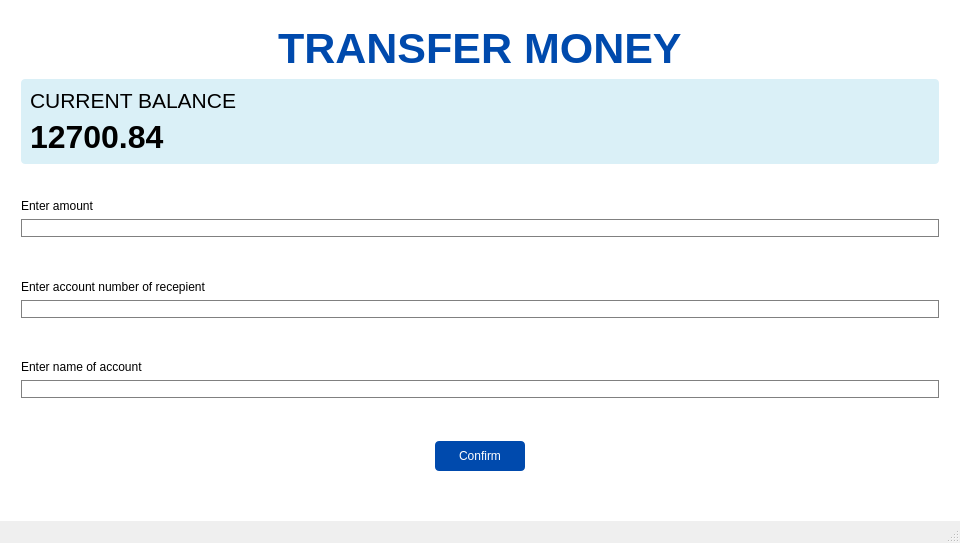
<?xml version="1.0" encoding="UTF-8"?>
<ui version="4.0">
 <class>MainWindow</class>
 <widget class="QMainWindow" name="MainWindow">
  <property name="geometry">
   <rect>
    <x>0</x>
    <y>0</y>
    <width>960</width>
    <height>543</height>
   </rect>
  </property>
  <property name="windowTitle">
   <string>MainWindow</string>
  </property>
  <widget class="QWidget" name="centralwidget">
   <property name="styleSheet">
    <string notr="true">background: #ffffff;</string>
   </property>
   <layout class="QHBoxLayout" name="horizontalLayout">
    <item>
     <widget class="QGroupBox" name="groupBox">
      <property name="styleSheet">
       <string notr="true">border: 0;</string>
      </property>
      <property name="title">
       <string/>
      </property>
      <layout class="QVBoxLayout" name="verticalLayout_4">
       <item alignment="Qt::AlignHCenter">
        <widget class="QLabel" name="label">
         <property name="font">
          <font>
           <pointsize>32</pointsize>
           <bold>true</bold>
          </font>
         </property>
         <property name="styleSheet">
          <string notr="true">color: #004aad;</string>
         </property>
         <property name="text">
          <string>TRANSFER MONEY</string>
         </property>
        </widget>
       </item>
       <item>
        <widget class="QGroupBox" name="groupBox_2">
         <property name="styleSheet">
          <string notr="true">background: #daf0f7;
border-radius: 4px;</string>
         </property>
         <property name="title">
          <string/>
         </property>
         <layout class="QVBoxLayout" name="verticalLayout_2">
          <item>
           <widget class="QLabel" name="balance_tag">
            <property name="font">
             <font>
              <pointsize>16</pointsize>
             </font>
            </property>
            <property name="text">
             <string>CURRENT BALANCE</string>
            </property>
           </widget>
          </item>
          <item>
           <widget class="QLabel" name="balance_label">
            <property name="font">
             <font>
              <pointsize>24</pointsize>
              <bold>true</bold>
             </font>
            </property>
            <property name="text">
             <string>12700.84</string>
            </property>
           </widget>
          </item>
         </layout>
        </widget>
       </item>
       <item>
        <spacer name="verticalSpacer_2">
         <property name="orientation">
          <enum>Qt::Vertical</enum>
         </property>
         <property name="sizeHint" stdset="0">
          <size>
           <width>20</width>
           <height>40</height>
          </size>
         </property>
        </spacer>
       </item>
       <item>
        <layout class="QVBoxLayout" name="verticalLayout_3">
         <item>
          <layout class="QVBoxLayout" name="verticalLayout">
           <item>
            <widget class="QLabel" name="label_3">
             <property name="text">
              <string>Enter amount</string>
             </property>
            </widget>
           </item>
           <item>
            <widget class="QLineEdit" name="lineEdit">
             <property name="minimumSize">
              <size>
               <width>0</width>
               <height>0</height>
              </size>
             </property>
             <property name="styleSheet">
              <string notr="true">border: 1px solid gray;</string>
             </property>
             <property name="text">
              <string/>
             </property>
            </widget>
           </item>
           <item>
            <spacer name="verticalSpacer_5">
             <property name="orientation">
              <enum>Qt::Vertical</enum>
             </property>
             <property name="sizeHint" stdset="0">
              <size>
               <width>20</width>
               <height>40</height>
              </size>
             </property>
            </spacer>
           </item>
           <item>
            <widget class="QLabel" name="label_4">
             <property name="text">
              <string>Enter account number of recepient</string>
             </property>
            </widget>
           </item>
           <item>
            <widget class="QLineEdit" name="lineEdit_2">
             <property name="minimumSize">
              <size>
               <width>0</width>
               <height>0</height>
              </size>
             </property>
             <property name="accessibleDescription">
              <string/>
             </property>
             <property name="styleSheet">
              <string notr="true">border: 1px solid gray;</string>
             </property>
             <property name="text">
              <string/>
             </property>
            </widget>
           </item>
           <item>
            <spacer name="verticalSpacer_6">
             <property name="orientation">
              <enum>Qt::Vertical</enum>
             </property>
             <property name="sizeHint" stdset="0">
              <size>
               <width>20</width>
               <height>40</height>
              </size>
             </property>
            </spacer>
           </item>
           <item>
            <widget class="QLabel" name="label_5">
             <property name="text">
              <string>Enter name of account</string>
             </property>
            </widget>
           </item>
           <item>
            <widget class="QLineEdit" name="lineEdit_3">
             <property name="minimumSize">
              <size>
               <width>0</width>
               <height>0</height>
              </size>
             </property>
             <property name="styleSheet">
              <string notr="true">border: 1px solid gray;</string>
             </property>
             <property name="text">
              <string/>
             </property>
            </widget>
           </item>
           <item>
            <spacer name="verticalSpacer_4">
             <property name="orientation">
              <enum>Qt::Vertical</enum>
             </property>
             <property name="sizeHint" stdset="0">
              <size>
               <width>20</width>
               <height>40</height>
              </size>
             </property>
            </spacer>
           </item>
          </layout>
         </item>
         <item alignment="Qt::AlignHCenter">
          <widget class="QPushButton" name="btn_confirm">
           <property name="minimumSize">
            <size>
             <width>90</width>
             <height>30</height>
            </size>
           </property>
           <property name="styleSheet">
            <string notr="true">background: #004aad;
color: #ffffff;
border-radius: 4px;</string>
           </property>
           <property name="text">
            <string>Confirm</string>
           </property>
          </widget>
         </item>
        </layout>
       </item>
       <item>
        <spacer name="verticalSpacer_3">
         <property name="orientation">
          <enum>Qt::Vertical</enum>
         </property>
         <property name="sizeHint" stdset="0">
          <size>
           <width>20</width>
           <height>40</height>
          </size>
         </property>
        </spacer>
       </item>
      </layout>
     </widget>
    </item>
   </layout>
  </widget>
  <widget class="QMenuBar" name="menubar">
   <property name="geometry">
    <rect>
     <x>0</x>
     <y>0</y>
     <width>960</width>
     <height>22</height>
    </rect>
   </property>
  </widget>
  <widget class="QStatusBar" name="statusbar"/>
 </widget>
 <resources/>
 <connections/>
</ui>
